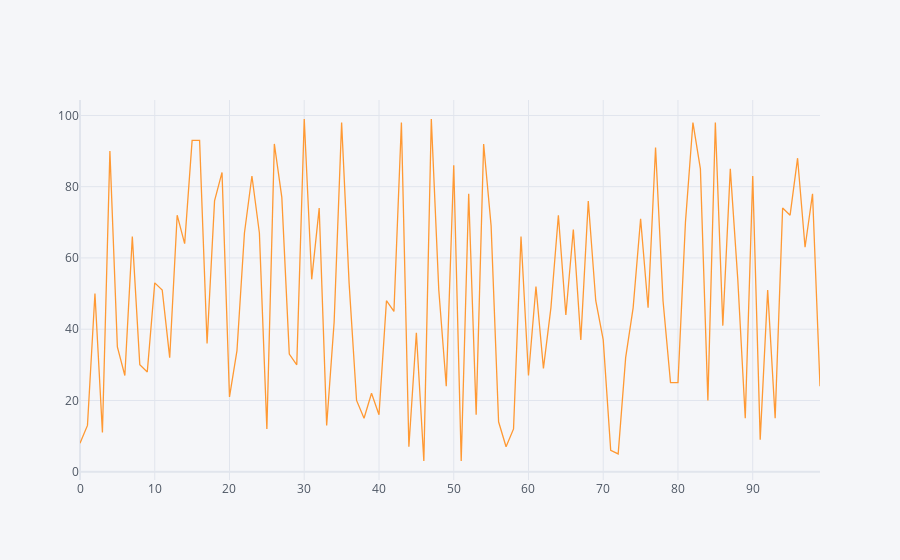

Notebook cell for this chart:
### Code cell
df1.iplot()

### Figure 1 — Plotly figure (JSON) as saved in the notebook; plotly's stock layout.template omitted (floating-point values rounded to 4 significant figures)
{"data": [{"line": {"color": "rgba(255, 153, 51, 1.0)", "dash": "solid", "shape": "linear", "width": 1.3}, "mode": "lines", "name": "0", "text": "", "type": "scatter", "x": [0, 1, 2, 3, 4, 5, 6, 7, 8, 9, 10, 11, 12, 13, 14, 15, 16, 17, 18, 19, 20, 21, 22, 23, 24, 25, 26, 27, 28, 29, 30, 31, 32, 33, 34, 35, 36, 37, 38, 39, 40, 41, 42, 43, 44, 45, 46, 47, 48, 49, 50, 51, 52, 53, 54, 55, 56, 57, 58, 59, 60, 61, 62, 63, 64, 65, 66, 67, 68, 69, 70, 71, 72, 73, 74, 75, 76, 77, 78, 79, 80, 81, 82, 83, 84, 85, 86, 87, 88, 89, 90, 91, 92, 93, 94, 95, 96, 97, 98, 99], "y": [8, 13, 50, 11, 90, 35, 27, 66, 30, 28, 53, 51, 32, 72, 64, 93, 93, 36, 76, 84, 21, 34, 67, 83, 67, 12, 92, 77, 33, 30, 99, 54, 74, 13, 42, 98, 53, 20, 15, 22, 16, 48, 45, 98, 7, 39, 3, 99, 51, 24, 86, 3, 78, 16, 92, 69, 14, 7, 12, 66, 27, 52, 29, 46, 72, 44, 68, 37, 76, 48, 37, 6, 5, 32, 46, 71, 46, 91, 48, 25, 25, 70, 98, 85, 20, 98, 41, 85, 54, 15, 83, 9, 51, 15, 74, 72, 88, 63, 78, 24]}], "layout": {"legend": {"bgcolor": "#F5F6F9", "font": {"color": "#4D5663"}}, "paper_bgcolor": "#F5F6F9", "plot_bgcolor": "#F5F6F9", "title": {"font": {"color": "#4D5663"}}, "xaxis": {"gridcolor": "#E1E5ED", "showgrid": true, "tickfont": {"color": "#4D5663"}, "title": {"font": {"color": "#4D5663"}, "text": ""}, "zerolinecolor": "#E1E5ED"}, "yaxis": {"gridcolor": "#E1E5ED", "showgrid": true, "tickfont": {"color": "#4D5663"}, "title": {"font": {"color": "#4D5663"}, "text": ""}, "zerolinecolor": "#E1E5ED"}}}
